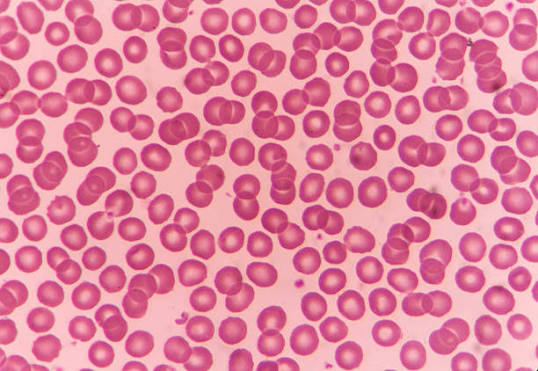
#> input picture lib/cv_engine/sample.jpg, 538 x 371 px
$ python cell_detector.py
#> lines starting #> are read from the running program, lines starting #| are printed output that depends on the picture; after the words box and inside, x2 and y2 are one past the last pixel; in counts of white or black regions, pixels touching at a corner belong together
import cv2
from pathlib import Path

print("POCKET MICROSCOPE CV ENGINE")

folder = Path(__file__).parent
image_path = folder / "sample.jpg"

image = cv2.imread(str(image_path))
#> image is the input picture: shape (371, 538, 3); mean B, G, R 157.3, 130.8, 225.2

if image is None:
    print("Image not found!")
else:
    print("Image loaded successfully!")

    # Convert to grayscale
    gray = cv2.cvtColor(image, cv2.COLOR_BGR2GRAY)
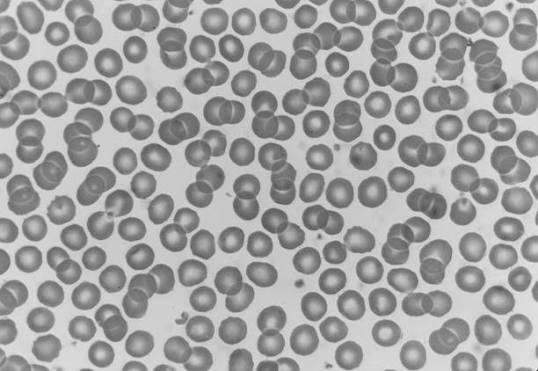
#> gray: shape (371, 538); min 56, max 243, mean 162

    # Apply thresholding
    threshold_value = 127


    # Improve detection under uneven lighting
    gray_blur = cv2.GaussianBlur(gray, (5, 5), 0)

    binary = cv2.adaptiveThreshold(
        gray_blur,
        255,
        cv2.ADAPTIVE_THRESH_GAUSSIAN_C,
        cv2.THRESH_BINARY_INV,
        21,
        5
    )
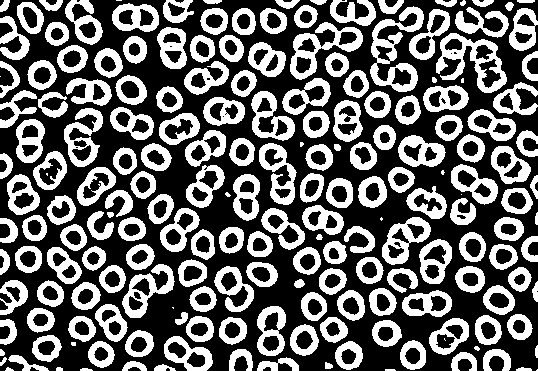
#> binary: shape (371, 538); 39.7% white; 194 white regions (13 under 20 px), largest, box (x1, y1, x2, y2) and area: (370, 6, 424, 92) 1718, (436, 33, 507, 93) 1610, (290, 22, 363, 80) 1342

    # Display both images
    cv2.imshow("Grayscale Image", gray)
    cv2.imshow("Thresholded Image", binary)

    # Step 1: Remove small noise
    kernel = cv2.getStructuringElement(
        cv2.MORPH_ELLIPSE, (3, 3)
    )

    cleaned = cv2.morphologyEx(
        binary, cv2.MORPH_OPEN, kernel, iterations=1
    )
#> cleaned: shape (371, 538); 39.6% white; 196 white regions (10 under 20 px), largest, box (x1, y1, x2, y2) and area: (436, 33, 507, 93) 1589, (290, 22, 363, 80) 1336, (122, 264, 175, 318) 1015

    # Step 2: Find the background
    sure_bg = cv2.dilate(cleaned, kernel, iterations=3)
#> sure_bg: shape (371, 538); 73.2% white; 348 black regions (78 under 20 px), largest, box (x1, y1, x2, y2) and area: (344, 194, 538, 371) 6390, (239, 236, 328, 363) 2379, (120, 18, 234, 138) 2225

    # Step 3: Find likely cell interiors
    distance = cv2.distanceTransform(
        cleaned, cv2.DIST_L2, 5
    )

    _, sure_fg = cv2.threshold(
        distance,
        0.6 * distance.max(),
        255,
        cv2.THRESH_BINARY
    )
#> sure_fg: shape (371, 538) float32; 0.91% white in thin lines or dots

    sure_fg = sure_fg.astype("uint8")
#> sure_fg: shape (371, 538); 0.91% white in thin lines or dots

    # Step 4: Find uncertain areas
    unknown = cv2.subtract(sure_bg, sure_fg)
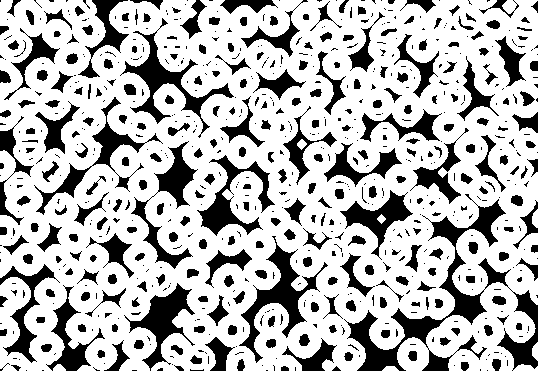
#> unknown: shape (371, 538); 72.3% white; 728 black regions (443 under 20 px), largest, box (x1, y1, x2, y2) and area: (344, 194, 538, 371) 6390, (239, 236, 328, 363) 2379, (120, 18, 234, 138) 2225

    # Step 5: Create markers
    _, markers = cv2.connectedComponents(sure_fg)
#> markers: shape (371, 538) int32; 381 distinct labels, from 0 to 380
    markers = markers + 1
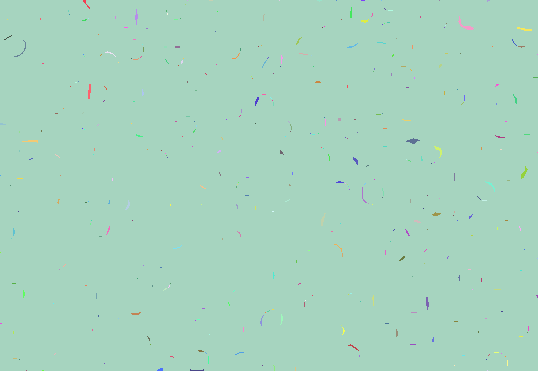
#> markers: shape (371, 538) int32; 381 distinct labels, from 1 to 381; one colour per label, 0 black
    markers[unknown == 255] = 0
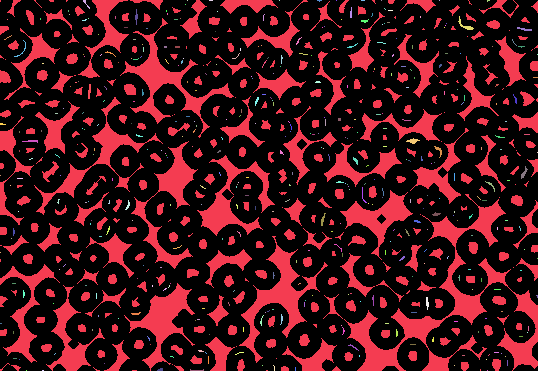
#> markers: shape (371, 538) int32; 382 distinct labels, from 0 to 381; one colour per label, 0 black

    # Step 6: Separate touching regions
    result = image.copy()
    markers = cv2.watershed(result, markers)
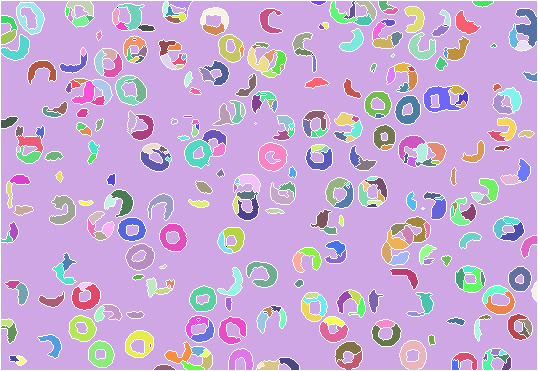
#> markers: shape (371, 538) int32; 368 distinct labels, from -1 to 378; one colour per label, 0 black, -1 white

    # Step 7: Draw boundaries in green
    result[markers == -1] = (0, 255, 0)
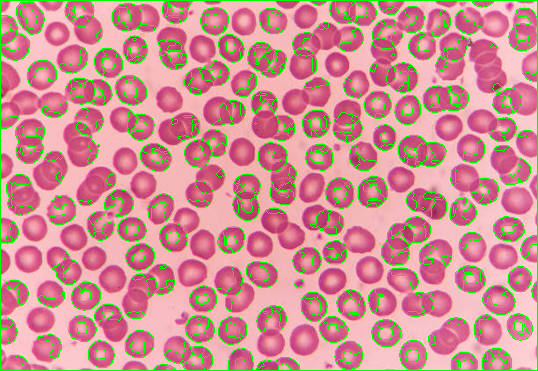
#> result: shape (371, 538, 3); 8.64% of pixels changed, all inside (x1, y1, x2, y2) = (0, 0, 538, 371)

    # Display the results
    cv2.imshow("Original Image", image)
    cv2.imshow("Binary Image", binary)
    cv2.imshow("Likely Cell Interiors", sure_fg)
    cv2.imshow("Watershed Result", result)


    print("Watershed processing completed.")

    import numpy as np


    # Find all candidate regions
    labels = np.unique(markers)
#> labels = 368 values from -1 to 378
    cell_labels = labels[labels > 1]
#> cell_labels = 365 values from 2 to 378

    # Measure the area of each region in pixels
    region_areas = []

    for label in cell_labels:
        area = np.count_nonzero(markers == label)
        region_areas.append(area)
#> this loop made 365 passes
#> (label, area) on passes 1 to 3: (2, 206), (6, 41), (11, 83)
#> after the loop, region_areas = 365 values, max 496 at index 176, min 1 at index 26, mean 121.4

    # Display area statistics
    if region_areas:
        areas = np.array(region_areas)
#> areas has the same summary as region_areas

        print("Candidate regions:", len(cell_labels))
#| Candidate regions: 365
        print("Smallest region:", int(np.min(areas)), "pixels")
#| Smallest region: 1 pixels
        print("Median region area:", int(np.median(areas)), "pixels")
#| Median region area: 87 pixels
        print("Largest region:", int(np.max(areas)), "pixels")
#| Largest region: 496 pixels
        print("25th percentile:", int(np.percentile(areas, 25)), "pixels")
#| 25th percentile: 41 pixels
        print("75th percentile:", int(np.percentile(areas, 75)), "pixels")
#| 75th percentile: 171 pixels
    else:
        print("No candidate regions detected.")

    print("Boundary pixels:", np.count_nonzero(markers == -1))
#| Boundary pixels: 17242

    cv2.waitKey(0)
    cv2.destroyAllWindows()
